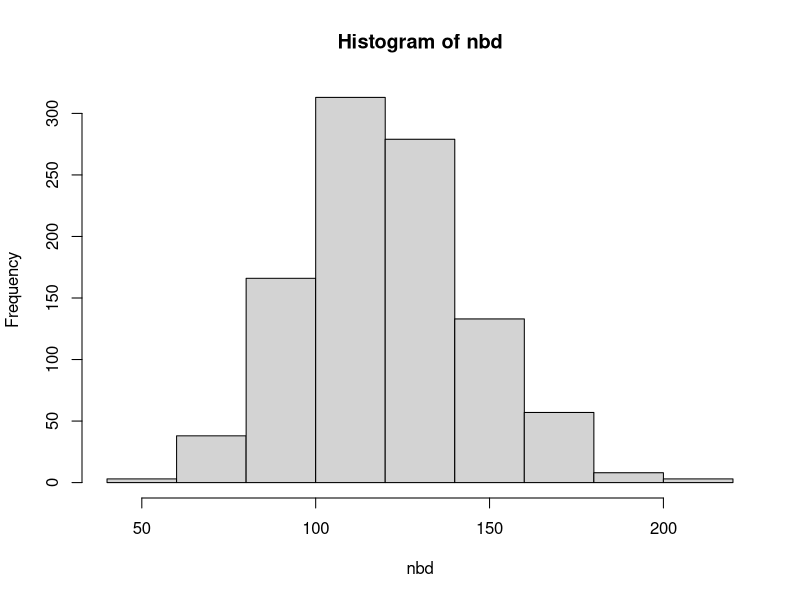
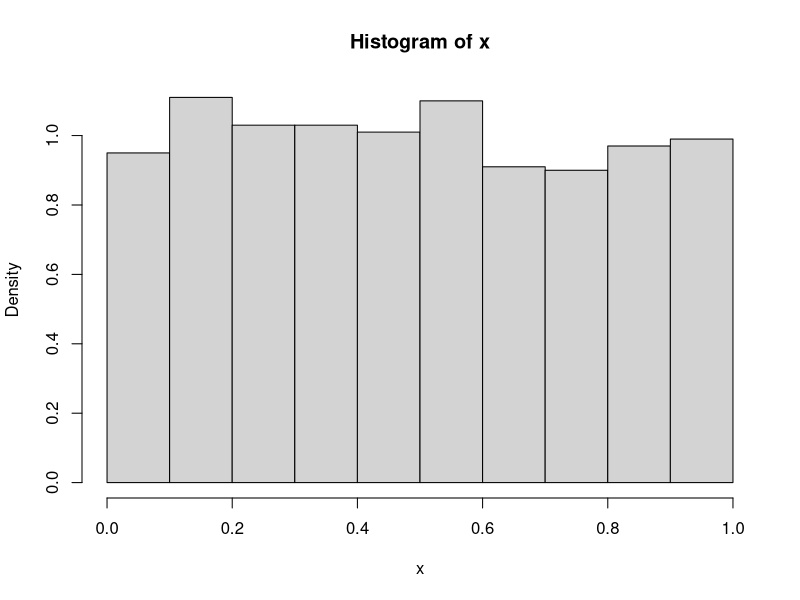
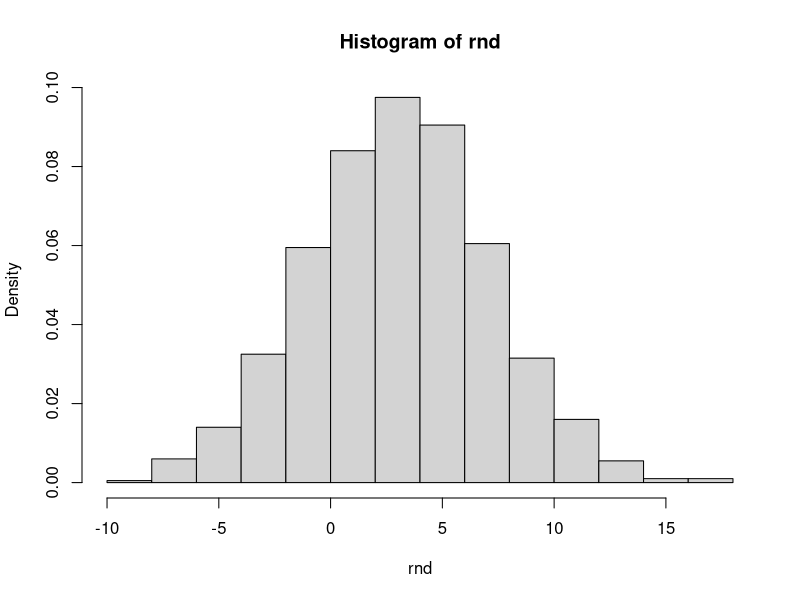
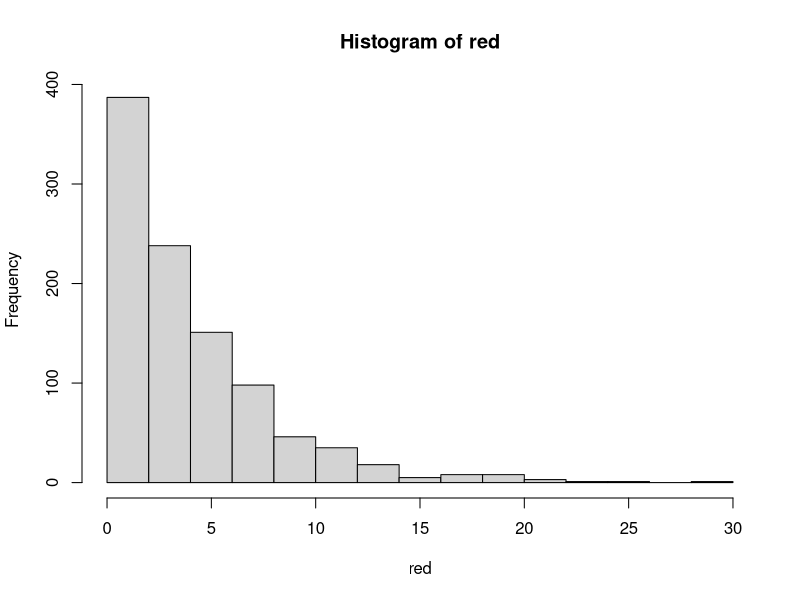
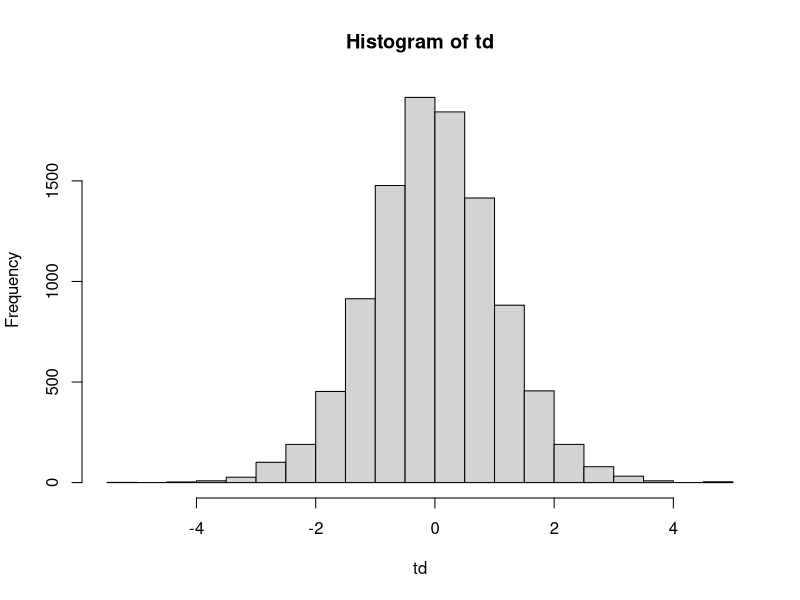
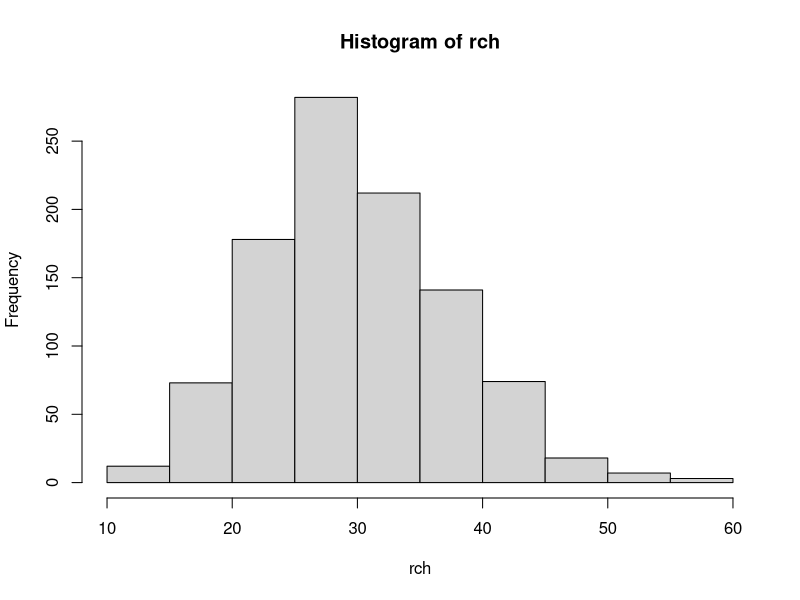
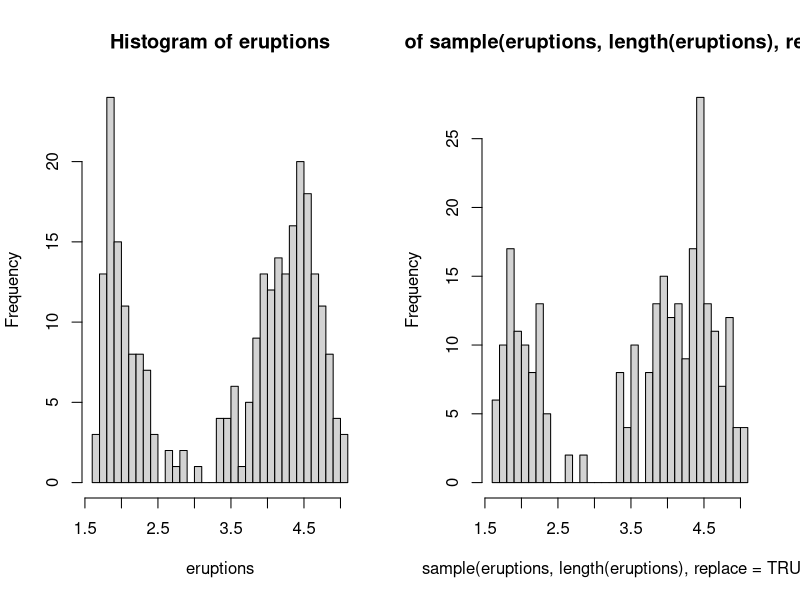
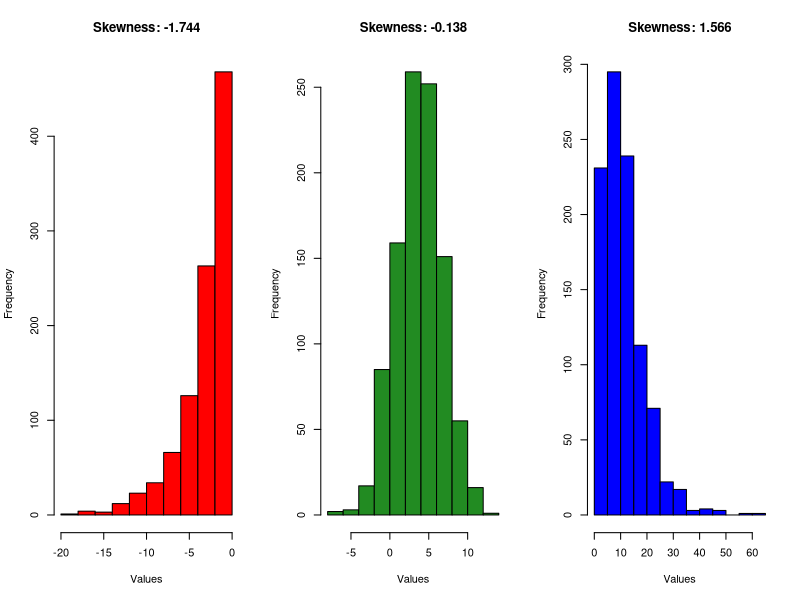

Write R code to recreate these figures, in order.
#               Разпределения


############################
#       Преди да започнем с характеристиките на разпределенията трябва да знаем, че в R
#   всяко разпределение има разновидност, която стартите с d-(име на разпределение), 
#   p-(име на разпределение), q-(име на разпределение) и r-(име на разпределение). Тези 
#   означения показват какво искаме да правим:
#       d- - изчислява вероятността за сбъдване на събитието x
#       p- - изчислява вероятността на предварително зададен квантил за разпределението
#       q- - изчислява квантилът на предварително зададена вероятност за разпределението
#       r- - генериране на случайни величини за разпределението

#   p- е обратна функция на q-. Например qnorm(pnorm(0.9)) = 0.9, pnorm(qnorm(0.9)) = 0.9


############################

# Дискректи разпределения
#   1. Биномно разпределение
#       Биномното разпределение е дискретно разпределение, което брои успехите в редица 
#   от n независими опити. Биномното разпределение приема параметри "n" - броя на опитите 
#   и "p" - вероятността за настъпване на успех.
#       P(X = k) = choose(size, k) * p^k * (1-p)^(size-k),  за k = 0, ..., size
#       E[X] = size * p
#       D[X] = size * p * (1-p)

#   dbinom(x, size, prob, log = FALSE)
#   pbinom(q, size, prob, lower.tail = TRUE, log.p = FALSE)
#   qbinom(p, size, prob, lower.tail = TRUE, log.p = FALSE)
#   rbinom(n, size, prob)

#   x, q - vector of quantiles.
#   p	- vector of probabilities.
#   size - големианта на редицата от независимите опити
#   p - вероятността за настъпване на успех от един опит
#   lower.tail - logical; if TRUE (default), probabilities are P[X ≤ x], otherwise, P[X > x].
#   n - броят на симулациите
 
# The quantile is defined as the smallest value x such that F(x) ≥ p, where F is the distribution function.


#       Частния случай, когато size = 1 поражда Бернулиево разпределение. Тоест,
#   искаме да генерираме само един опит с вероятност за успех "p"
rbinom(n = 1, size = 1, p = 0.2)   
# [1] 0 -> само 0 или 1

rbinom(n = 10, size = 1, p = 0.2)
# [1] 0 0 0 0 0 0 1 1 1 0 -> 10 опита от 0-ли и 1-ци

#       Биномно разпределение
rbinom(n = 1, size = 6, p = 0.2)   # правим 1 симулация всяка от 6 опита с вер 0.2 
# [1] 2 -> имаме 2 успеха от 6-те опита

rbinom(n = 10, size = 6, p = 0.2)   # 10 симулации всяка от 6 опита с вер 0.2
# [1] 2 1 1 2 0 1 3 1 2 2 -> брой успехи във всеки от 10-те опита

set.seed(4442)
rbd <- rbinom(n = 100, size = 6, p = 0.2)
#       Средната стойност и медианата са равни на size*p, къдетo "size" и "p" са броят на 
#   опитите в редицата от експерименти и вероятността за успех.    
#       Вариацията е равна на size*p*(1 - p)
summary(rbd)
var(rbd)


#   2. Геометрично разпределение
#       Геометричното разпределение е дискретно разпределение, което показва броя на 
#   опитите до настъпването на успех.
#     Вариант к неуспеха до 1-ви успех на к+1-вия опит
#       P(X = k) = p * (1-p)^k      за k = 0, 1, ...
#       E[X] = (1-p) / p
#       D[X] = (1-p) / (p^2)

set.seed(46871)
rgd <- rgeom(n = 100, prob = 0.2)

#   dgeom(x, prob, log = FALSE)
#   pgeom(q, prob, lower.tail = TRUE, log.p = FALSE)
#   qgeom(p, prob, lower.tail = TRUE, log.p = FALSE)
#   rgeom(n, prob)

#   x, q - vector of quantiles representing the number of failures in a sequence of Bernoulli trials before success occurs.
#   p -vector of probabilities.
#   n - number of observations. If length(n) > 1, the length is taken to be the number required.
#   prob - probability of success in each trial. 0 < prob <= 1.
#   log, log.p - logical; if TRUE, probabilities p are given as log(p).
#   lower.tail - logical; if TRUE (default), probabilities are P[X ≤ x], otherwise, P[X > x].

# The quantile is defined as the smallest value x such that F(x) ≥ p, where F is the distribution function.

summary(rgd)
var(rgd)


#	3. Отрицателно биномно разпределение
#		Отрицателното биномно разпределение е дискретно разпределение, което измерва броя
#	на успехите в редица от бернулиеви опити до настъпване на r на брой неуспеха. Разпределението
#	има два параметъра r (броя на неуспехите) и p (вероятността за успех за всеки опит). При
#	r = 1 имаме геометрично разпределение.
#       Функцията на масата е P(x) = C(x+r-1, x)*(1-p)^r*p^x, за x = 0, 1, ...
#		Очакването на отрицателното биномно разпределение е r*(1-p)/p, а вариацията е r*(1-p)/p^2

#   dnbinom(x, size, prob, mu, log = FALSE)
#   pnbinom(q, size, prob, mu, lower.tail = TRUE, log.p = FALSE)
#   qnbinom(p, size, prob, mu, lower.tail = TRUE, log.p = FALSE)
#   rnbinom(n, size, prob, mu)

set.seed(4457)
N <- 1000
nbd <- rnbinom(n = N, size = 30, prob = 0.2)
#	size - броят на успехите
hist(nbd)

summary(nbd)
var(nbd)



#   4. Поасоново разпределение
#       Поасоновото разпределение е дискретно разпределение, което измерва вероятността
#   "lambda" (n*p) на брой независими събития да се случат в определен интервал от време. 
#   При Поасоновото разпределение "n" клони към безкрайност, a "p" клони към нула. Това 
#   е и връзката между биномно разпределение и поасоново

#       P(X = k) = exp(-lambda)*lambda^k / (k!)      за k = 0, 1, ...
#       E[X] = lambda
#       D[X] = lambda

#   dpois(x, lambda, log = FALSE)
#   ppois(q, lambda, lower.tail = TRUE, log.p = FALSE)
#   qpois(p, lambda, lower.tail = TRUE, log.p = FALSE)
#   rpois(n, lambda)

# lamda = positive R

#   При поасоновото разпределение, средната стойност и вариацията са равни на lambda
set.seed(1477)
rpd <- rpois(n = 100, lambda = 3.4)
summary(rpd)
var(rpd)


#	10. Хипергеометрично разпределение
#		Това е дискретно разпределение, което описва вероятността от k успеха в n на брой извадка,
#	без замествания, взета от крайна популация с размер N и съдържаща K на брой успеха. Разпределението
#	намира приложение при изследването дали една популация е overrepresented или underrepresented.
#		Функцията на масата е P(x) = C(K, k)*C((N - K), (n - k)) / C(N, n)
#		Очакването е n*K/N, а вариацията - n*(K/N)*((N-K)/N)*((N-n)/(N-1))

#       P(X = x) = chose(m, x) * choose(n, (k - x)) / C(m + n, k)     за k = 0, 1, ...
#       E[X] = k*m / (m + n)
#       D[X] = ...

#   dhyper(x, m, n, k, log = FALSE)
#   phyper(q, m, n, k, lower.tail = TRUE, log.p = FALSE)
#   qhyper(p, m, n, k, lower.tail = TRUE, log.p = FALSE)
#   rhyper(nn, m, n, k)

# m - the number of white balls in the urn.
# n - the number of black balls in the urn.
# k - the number of balls drawn from the urn.
# nn - number of observations. If length(nn) > 1, the length is taken to be the number required.

# Непрекъснати разпределения

#   5. Равномерно непрекъснато разпределение
#       Равномерното непрекъснато разпределение много наподобява равнометрното дискретно.
#   Разликата е в това, че вместо дискретни стойности, при непрекъснатото може да 
#   приема в целия интервал.
#       Вероятността P(X < x) = (x - a) / (b - a)
#       Равномерното непрекъснато разпределение приема параметри a и b, които са
#   минимална и максимална стойности.
#       Геенрирането на равномерно разпределение става с функцията runif(n, a, b)
runif(1, 0, 2)
runif(5, 0, 2)

set.seed(6674)
x <- runif(1000) # get the random numbers
hist(x, prob = T, breaks = 10)




#   6. Нормално разпределение
#       Нормалното разпределение е непрекъснато разпеделение, което има два основни 
#   параметъра mu (средна стойност) и sigma (стандартно отклонение). 
set.seed(96637)
rnd <- rnorm(n = 1000, mean = 3, sd = 4)
summary(rnd)
var(rnd)

#       Както не един път сме споменавали, нормалното разпределение има формата на камбана
hist(rnd, prob = TRUE)



#       Всяко едно нормално разпределение, с очакване "mu" и стандартно отклонение 
#   "sigma", може да се стандартизира в нормално разпределение с очакване 0 и стандартно 
#   отклонение 1. Стандартизацията се нарича Z-score, а формулата е Z = (x - mean(x))/sd(x)
rnd1 <- (rnd - mean(rnd)) / sd(rnd)

#       R притежава функция "scale", която го прави автоматично. Функцията е притежава 
#   параметрите center (булева или числова променлива) и scale (булева или числова 
#   променлива)
rnd2 <- scale(rnd)

all(rnd1 == rnd2)   #   Проверяваме дали всички стойности на rnd1 и rnd2 са равни




#   7. Експоненциално
#       Друго важно непрекъснато разпределение е екопоненциалното. Това разпределение
#   e подходящо за употреба в случаи, когато имаме работа с промеливи, свързани с време.
#   Експоненциалното разпределение има само един параметър lambda.
#       Експоненциалното разпределение се свързва с Поасоновото разпределение и като с 
#   него се оценява времето между настъпванията на две събития. Това разпределение се
#   разглежда и като непрекъснат аналог на геометричното разпределение.
#       Средната стойност на експоненциалното разпределение е равна на 1/lambda, а 
#   вариацията = 1/lambda^2.

set.seed(7114)
lambda <- 4
red <- rexp(1000, rate = 1/lambda)
hist(red)

summary(red)
var(red)




#   8. t разпределение
#       Друго важно непрекъснато разпределение е t разпределението. Това разпределение се
#	използва за оценка на параметрите на популацията, когато размерът на извадката е 
#   малък или когато стандартното отклонение на популацията е неизвестно. T разпределението
#	има един параметър nu = n - 1 (n - броят на наблюденията), който представлява степените 
#	на свобода.
#		Средната стойност и медианата на t разпределението са 0, а вариацията nu/(nu-2)


set.seed(7114)
df <- 14
td <- rt(10^4, df = df)
hist(td)

summary(td)
var(td)



#	9. Chi квадрат разпределение
#		Chi квадрат разпределението е непрекъснато разпределение, което представлява сума на k
#	на брой независими стандартно нормално разпределени величини. Използваме го за тестване на
#	хипотези свързани с дисперсията и при определяне на доверителните интервали. Разпределението
#	намира приложение и при изследването на категорийните модели и по-точно до колко прогнозите
#	на един модел съответстват на реалните стойности.
#		Разпределенеито има един параметър (k), показващ степените на свобода.
#		Очакването на Chi квадрат е k, а дисперсията - 2*k

set.seed(11478)
N <- 1000
rch <- rchisq(n = N, df = 30)
hist(rch)

summary(rch)
var(rch)



	
	
#   11. Boostrap
#       Booostrap е метод, който представлява създаване на извадка с големина, равна на 
#   големината на вектора X и всеки елемент от X може да участва пвоече от веднъж в новата 
#   извадка. 

data(faithful)
names(faithful)

eruptions <- faithful[, "eruptions"]
sample(eruptions, 10, replace = TRUE)

par(mfrow = c(1, 2))
hist(eruptions, breaks = 25)
hist(sample(eruptions, length(eruptions), replace = TRUE), breaks = 25)
par(mfrow = c(1, 1))


#		Едно от приложенията на bootstrap метода е при определянето на локацията на разпределение с тежки опашки 
#	и/или изразена асиметрия. Целта е да се включат в анализа и наблюдения, които се считат за "outlier"-и.

#       Асиметрия

#   За да видим дали имаме асиметрия в разпределението, ще изчислим статистиката skewness.
# В R има доста пакети, които предлагат тази опция ("DistributionUtils", "fBasics", "moments", "e1071"), но за целта
# ще използваме наша собствена

Skewness <- function(x) {
  x_centred <- x - mean(x)
  n <- length(x_centred)
  y <- sqrt(n)*sum(x_centred^3) / (sum(x_centred^2)^(3/2))
  list(estim = y*((1 - 1/n))^(3/2), se = sqrt((6*n*(n-1)) / (n-2) / (n+1) / (n+3)))
}


N <- 1000
set.seed(4741)
x1 <- -rexp(N, rate = 1/3); x1_skewness <- Skewness(x1)
x3 <- rgamma(N, shape = 2, rate = 1/6); x3_skewness <- Skewness(x3)
x2 <- rnorm(N, mean = 4, sd = 3); x2_skewness <- Skewness(x2)

par(mfrow = c(1, 3))
  hist(x1, xlab = "Values", main = paste("Skewness:", round(x1_skewness$estim, 3)), col = "red")
  hist(x2, xlab = "Values", main = paste("Skewness:", round(x2_skewness$estim, 3)), col = "forestgreen")
  hist(x3, xlab = "Values", main = paste("Skewness:", round(x3_skewness$estim, 3)), col = "blue")
par(mfrow = c(1, 1))

#   Лесно се забелязва, че при отрицателна стойност на skewness имаме асиметрия, при която
# лявата опашка е по-дълга. И обратното - при положителна стойност имаме по-дълга дясна опашка
# Ако стойността е близка до 0, тогава нямаме доказана асиметрия в разпределението.

#   - Но какво означава, стойност близка до 0-та, при положение, че в статистиката разлика от 10
# може да бъде незначима, а разлика от 0.00001 да бъде?
#   - Това е така и ето защо има и начин за определянето на значимостта ?. Най-лесно съотношението
# abs(estim/se) трябва да бъде по-малко от 2
x1_skewness$estim / x1_skewness$se
x2_skewness$estim / x2_skewness$se
x3_skewness$estim / x3_skewness$se


#   Да се върнем към bootstrap алгоритъма за изчисляване на локацията на разпределението. Той се 
# състои в следните стъпки:
#   1. Определяме броя (M) на извадките (извадките са с повторения и имат дължина, равна на вектора, 
# от който сме взели извадката).
#   2. Изчисляваме средната стойност на всички M извадки и ги съхраняваме в нов вектор.
#   3. От централната гранична теорема (ЦГТ, CLT) следва, че този вектор е с нормално разпределение
#   4. Взимаме средната стойност на този вектор го приемаме за локация на разпределението, а с помощта
# на стандартното отклонение, можем да определоим доверителни интервали




N <- 400
set.seed(9504)
X <- rgamma(n = N, shape = 2, rate = 1/20)
hist(X)
summary(X)
mean(X, trim = 0.05)

M <- 500
Mat <- matrix(nrow = M, ncol = length(X))
#   Създаваме матрица, която има M на брой редове и length(X) брой колони
# В тази матрица, по редове ще съхраняваме извадките

set.seed(10)
for(row_index in 1:nrow(Mat)) {
  Mat[row_index, ] <- sample(x = X, size = length(X), replace = TRUE)
}

# С долния ред взичмаме всички средни стойности по редове
mu_array <- apply(Mat, 1, FUN = mean)

par(mfrow = c(1, 2))
  hist(mu_array, main = "Histrogram of mu's distribution", xlab = "Values", col = "pink")
  
  qqnorm(mu_array); qqline(mu_array)
par(mfrow = c(1, 1))

#   Проверката на хипотези е важна част от анализа на данни. В сегашния случай ще проверим
# хипотезата, че разпределението е нормално. За целта ще използваме тест, който проверява хипотезата
shapiro.test(mu_array)
# Стойността p-value > 0.05 => разпределението може да го приемем за нормално.
# Понеже не сме учили тестовете, към настоящия момент ще ви се наложи да ми се доверите.

# По-нататък в упражненията ще бъдат засегнати тестовете подробно.


summary(X)
mean(X, trim = 0.05)
(loc <- mean(mu_array))

#   Предимството на този тест е, че можем да определим някакви неблагоприятни стойности, които да
# използваме вместо реалното очакване.
#   Така например, ако искам в 95% от случаите да съм познал средната си стойност, тогава взимам
# 5% квантил.
(a <- quantile(mu_array, prob = 0.05))

hist(mu_array, main = "Histrogram of mu's distribution", xlab = "Values", col = "orange")
abline(v = loc, lwd = 3, col = "blue")
abline(v = a, lwd = 3, lty = 3, col = "forestgreen")



	




